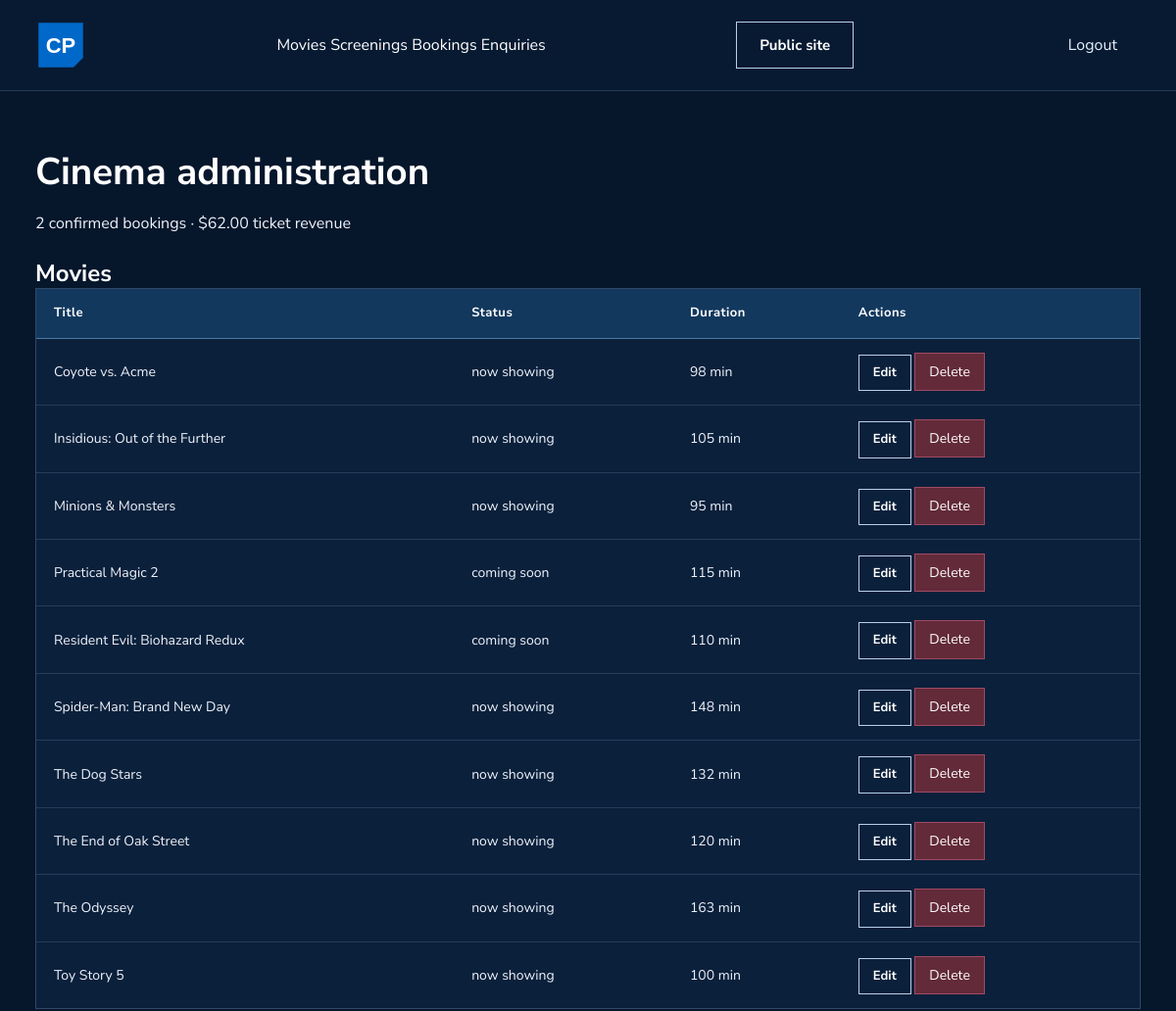
/admin/index.php (signed in, upper part), run on an earlier commit of the app's database.
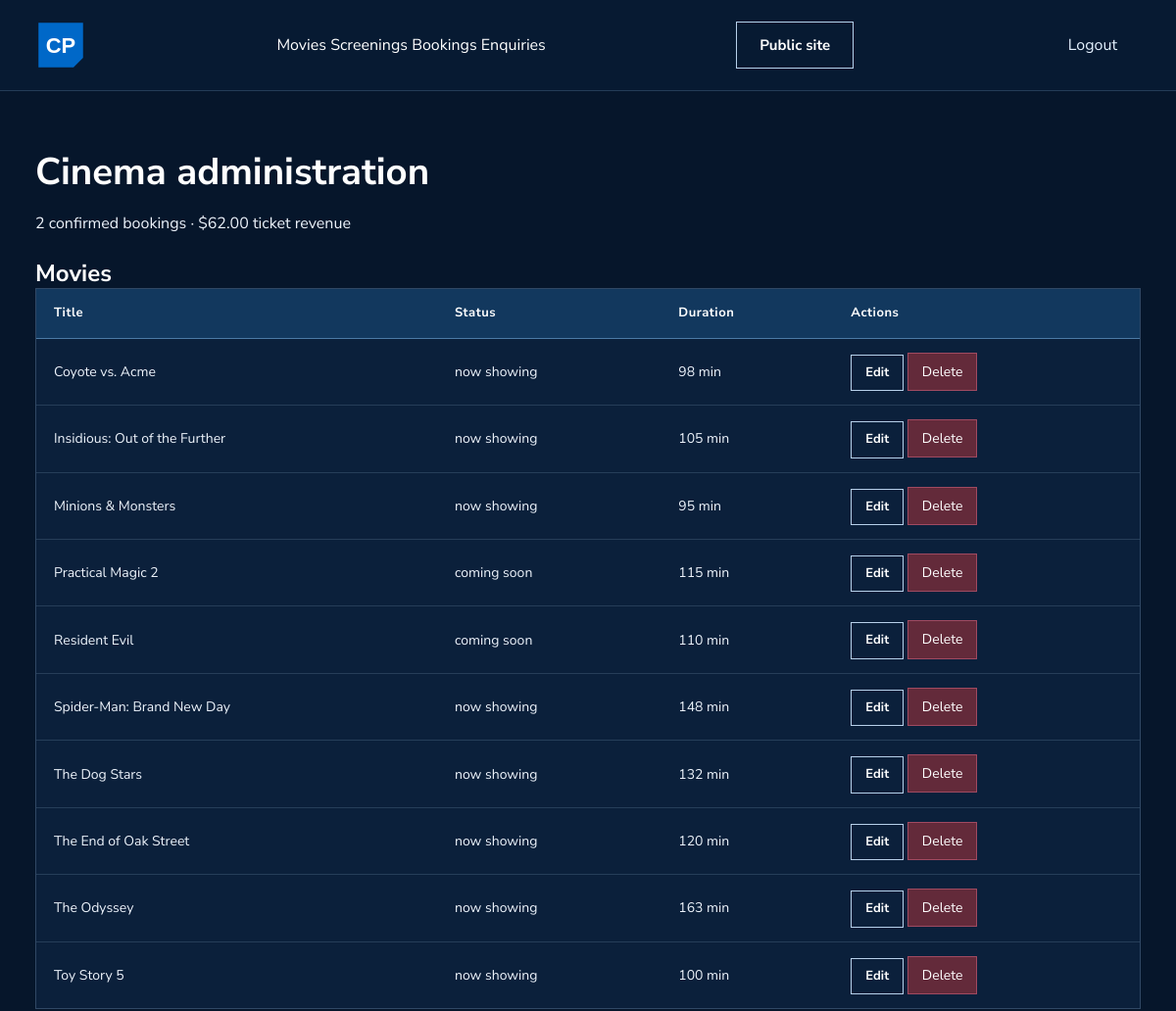
And on a later commit of the database.
### tables this page shows
CREATE TABLE `movies` (
  `movie_id` INT AUTO_INCREMENT PRIMARY KEY,
  `title` VARCHAR(150) NOT NULL,
  `synopsis` TEXT NOT NULL,
  `genre` VARCHAR(100) NOT NULL,
  `duration_minutes` INT NOT NULL,
  `rating` VARCHAR(10) NOT NULL,  
  `director` VARCHAR(100) NOT NULL,
  `cast` VARCHAR(255) NOT NULL,
  `poster_image` VARCHAR(255) NOT NULL,
  `backdrop_image` VARCHAR(255) DEFAULT '',
  `trailer_url` VARCHAR(255) DEFAULT '',
  `status` ENUM('now_showing', 'coming_soon') DEFAULT 'now_showing',
  `release_date` DATE NOT NULL,
  `created_at` DATETIME DEFAULT CURRENT_TIMESTAMP
);

### admin/index.php (the view, shortened to what this page needs)
<?php
require_once __DIR__.'/../includes/db_connect.php';
$movies=$conn->query('SELECT * FROM movies ORDER BY title')->fetch_all(MYSQLI_ASSOC);
$stats=$conn->query("SELECT COUNT(*) AS total,COALESCE(SUM(total_price),0) AS revenue FROM bookings WHERE status='confirmed' AND payment_status='success'")->fetch_assoc();
$escape=fn($v)=>htmlspecialchars((string)$v,ENT_QUOTES,'UTF-8');
?>
<!DOCTYPE html><html lang="en"><head><link rel="stylesheet" href="../css/styles.css"><link rel="stylesheet" href="../css/cinema-theme.css?v=20261030"></head><body class="page-admin">
<header class="site-header"><div class="header-container"><a class="brand-logo" href="../index.php"><img class="ticket-mark" src="../images/cinepop-mark.svg" alt="CinéPop"></a><nav class="main-nav"><a class="nav-link" href="#movies">Movies</a> <a class="nav-link" href="#screenings">Screenings</a> <a class="nav-link" href="#bookings">Bookings</a> <a class="nav-link" href="#enquiries">Enquiries</a></nav><a class="btn btn--outline" href="../index.php">Public site</a><form method="post" action="../logout.php" class="inline-action"><?= csrfField() ?><button class="btn btn--ghost">Logout</button></form></div></header>
<main class="main-content"><h1>Cinema administration</h1><p><?= (int)$stats['total'] ?> confirmed bookings · $<?= number_format($stats['revenue'],2) ?> ticket revenue</p>
<section id="movies"><h2>Movies</h2><div class="table-responsive"><table class="custom-table"><thead><tr><th>Title</th><th>Status</th><th>Duration</th><th>Actions</th></tr></thead><tbody>
<?php foreach($movies as $m): ?><tr><td><?= $escape($m['title']) ?></td><td><?= $escape(str_replace('_',' ',$m['status'])) ?></td><td><?= (int)$m['duration_minutes'] ?> min</td><td><a class="btn btn--outline btn--sm" href="?edit_movie=<?= (int)$m['movie_id'] ?>#movie-form">Edit</a> <form method="post" class="inline-action"><?= csrfField() ?><input type="hidden" name="id" value="<?= (int)$m['movie_id'] ?>"><button name="action" value="delete_movie" class="btn btn--danger btn--sm">Delete</button></form></td></tr><?php endforeach; ?>
</tbody></table></div>
</section>
</main></body></html>

What changed in the data, as far as the page shows it:
changed movies: title "Resident Evil: Biohazard Redux" → "Resident Evil"
